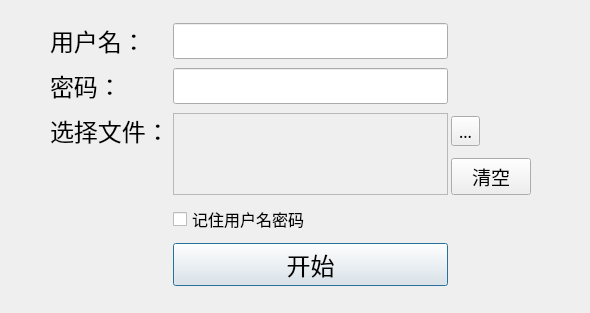
<?xml version="1.0" encoding="UTF-8"?>
<ui version="4.0">
 <class>Dialog</class>
 <widget class="QDialog" name="Dialog">
  <property name="geometry">
   <rect>
    <x>0</x>
    <y>0</y>
    <width>590</width>
    <height>313</height>
   </rect>
  </property>
  <property name="font">
   <font>
    <pointsize>18</pointsize>
   </font>
  </property>
  <property name="windowTitle">
   <string>Dialog</string>
  </property>
  <widget class="QWidget" name="gridLayoutWidget">
   <property name="geometry">
    <rect>
     <x>50</x>
     <y>20</y>
     <width>481</width>
     <height>271</height>
    </rect>
   </property>
   <layout class="QGridLayout" name="gridLayout">
    <property name="horizontalSpacing">
     <number>3</number>
    </property>
    <property name="verticalSpacing">
     <number>6</number>
    </property>
    <item row="5" column="1">
     <widget class="QCheckBox" name="remember">
      <property name="font">
       <font>
        <pointsize>12</pointsize>
       </font>
      </property>
      <property name="text">
       <string>记住用户名密码</string>
      </property>
     </widget>
    </item>
    <item row="1" column="0">
     <widget class="QLabel" name="label_2">
      <property name="font">
       <font>
        <family>思源宋体 CN Medium</family>
        <pointsize>18</pointsize>
       </font>
      </property>
      <property name="text">
       <string>密码：</string>
      </property>
     </widget>
    </item>
    <item row="0" column="0">
     <widget class="QLabel" name="label">
      <property name="font">
       <font>
        <family>思源宋体 CN Medium</family>
        <pointsize>18</pointsize>
       </font>
      </property>
      <property name="text">
       <string>用户名：</string>
      </property>
     </widget>
    </item>
    <item row="1" column="1">
     <widget class="QLineEdit" name="passwd">
      <property name="echoMode">
       <enum>QLineEdit::Password</enum>
      </property>
     </widget>
    </item>
    <item row="2" column="2">
     <widget class="QToolButton" name="selectFile">
      <property name="font">
       <font>
        <family>思源宋体 CN Medium</family>
        <pointsize>12</pointsize>
        <weight>50</weight>
        <bold>false</bold>
       </font>
      </property>
      <property name="text">
       <string>...</string>
      </property>
      <property name="toolButtonStyle">
       <enum>Qt::ToolButtonIconOnly</enum>
      </property>
      <property name="autoRaise">
       <bool>false</bool>
      </property>
     </widget>
    </item>
    <item row="6" column="1">
     <widget class="QPushButton" name="startButton">
      <property name="text">
       <string>开始</string>
      </property>
     </widget>
    </item>
    <item row="2" column="0">
     <widget class="QLabel" name="label_3">
      <property name="font">
       <font>
        <family>思源宋体 CN Medium</family>
        <pointsize>18</pointsize>
       </font>
      </property>
      <property name="text">
       <string>选择文件：</string>
      </property>
     </widget>
    </item>
    <item row="0" column="1">
     <widget class="QLineEdit" name="userName"/>
    </item>
    <item row="3" column="2">
     <widget class="QPushButton" name="clearFile">
      <property name="font">
       <font>
        <pointsize>14</pointsize>
       </font>
      </property>
      <property name="text">
       <string>清空</string>
      </property>
     </widget>
    </item>
    <item row="2" column="1" rowspan="2">
     <widget class="QTextBrowser" name="filePath">
      <property name="enabled">
       <bool>false</bool>
      </property>
      <property name="font">
       <font>
        <pointsize>14</pointsize>
       </font>
      </property>
     </widget>
    </item>
   </layout>
  </widget>
 </widget>
 <resources/>
 <connections/>
</ui>
